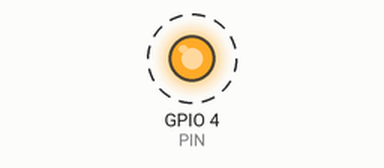
Bench run of a program on a simulated Raspberry Pi (BCM pin numbers). On the bench: output pins drawn as LEDs (lit = HIGH). Dashed ring = blinking. What the program prints to the terminal is not drawn. At 4.0 s the program stops and its outputs stay as they are.

Above: at 0.1 s.
Timing chart, 0 to 3.0 s (numbered marks = the images above):
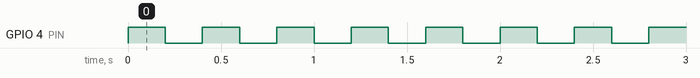

The program:

blink.py
```python
#!/usr/bin/python3

import RPi.GPIO as GPIO
import time

PIN = 4                              # GPIO ID (e.g. X means GPIOX from datasheet)

GPIO.setmode(GPIO.BCM)               # use BCM mode for pin numbering/assignment
GPIO.setup(PIN,GPIO.OUT)             # set PIN as output

for i in range(10):
    GPIO.output(PIN,GPIO.HIGH)
    time.sleep(0.2)
    GPIO.output(PIN,GPIO.LOW)
    time.sleep(0.2)

print('Done!')
GPIO.cleanup()                       # release all GPIOs
```

Measured:
- by itself, GPIO 4 (PIN): alternates HIGH for 0.20 s and LOW for 0.20 s, 20 changes in all, then stays LOW
